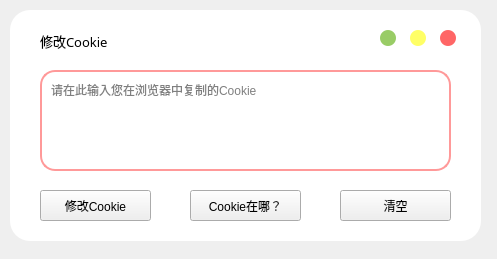
<?xml version="1.0" encoding="UTF-8"?>
<ui version="4.0">
 <class>Form</class>
 <widget class="QWidget" name="Form">
  <property name="geometry">
   <rect>
    <x>0</x>
    <y>0</y>
    <width>497</width>
    <height>259</height>
   </rect>
  </property>
  <property name="windowTitle">
   <string>修改Cookie</string>
  </property>
  <property name="windowIcon">
   <iconset resource="images_dl.qrc">
    <normaloff>:/Icon/images/bilidownloader.ico</normaloff>:/Icon/images/bilidownloader.ico</iconset>
  </property>
  <property name="styleSheet">
   <string notr="true">*{
	font:9pt &quot;微软雅黑&quot;;
}
/* 主体颜色
.QWidget#centralwidget{
	background-color: rgb(156, 156, 156);
	border-radius:20px;
} */
.QWidget#mainwidget{
	background-color: rgb(255, 255, 255);
	border-radius:20px;
}

/* 编辑框样式 */
QLineEdit{
	border-radius: 15px;
	border: 2px solid rgb(255, 153, 153);
	padding-left: 5px;
	padding-right: 27px;
}
QLineEdit:hover{
	background-color: rgb(255, 238, 238);
}

/* 按钮样式 */
QPushButton[flat=&quot;false&quot;]{
	background-color: rgb(255, 153, 153);
	color: rgb(255, 255, 255);
	border-radius: 15px;
	font: 75 9pt &quot;微软雅黑&quot;;
}
QPushButton:hover{
	background-color: qlineargradient(spread:pad, x1:0, y1:0, x2:1, y2:1, stop:0 rgba(255, 153, 153, 255), stop:1 rgba(255, 136, 136, 255));
}
QPushButton:pressed{
	background-color: qlineargradient(spread:pad, x1:0, y1:0, x2:1, y2:1, stop:0 rgba(190, 115, 115, 255), stop:1 rgba(255, 153, 153, 255));
}
QPushButton#btnclose{
	background-color: rgb(255, 102, 102);
	border-radius:8px;
}
QPushButton#btnclose:pressed{
	background-color: rgb(200, 80, 80);
}
QPushButton#btnmax{
	background-color: rgb(255, 255, 102);
	border-radius:8px;
}
QPushButton#btnmax:pressed{
	background-color: rgb(195, 195, 78);
}
QPushButton#btnmin{
	background-color: rgb(153, 204, 102);
	border-radius:8px;
}
QPushButton#btnmin:pressed{
	background-color: rgb(126, 168, 83);
}

/* 进度条样式 */
QProgressBar{
	border: 2px solid rgb(255, 153, 153);
	height: 10px;
	background-color: rgb(255, 255, 255);
	font: 75 10pt &quot;微软雅黑&quot;;
	border-radius:6px;
	color: rgb(0, 0, 0);
}
QProgressBar::chunk{
	background-color: rgb(255, 204, 153);
	border-radius:6px;
}

/* 选择表样式 */
QListWidget{
	border: 2px solid rgb(255, 153, 153);
	border-radius:15px;
	padding: 5px;
}
QListWidget::item{
	border: 1px dashed rgb(255, 204, 153);
	border-radius: 5px
}
QListWidget::item:hover{
	background-color: rgb(255, 204, 153);
}
QListWidget::item:focus{
	color: rgb(0, 0, 0);
}

/* 选择框样式 */
QComboBox{
	border-radius: 15px;
	border: 2px solid rgb(255, 153, 153);
	padding-left: 5px;
	padding-right: 5px;
}
QComboBox:hover{
	background: rgb(255, 238, 238)
}
QComboBox QAbstractItemView{
	border: 2px solid rgb(255, 153, 153);
	selection-background-color: rgb(255, 204, 153)
}
QComboBox::drop-down {
     subcontrol-origin: padding;
     subcontrol- position :  top  left;
     width :  28px ;
     border: none;
}
QComboBox::down-arrow{
	image: url(:/combo/images/dd.png);
}
QComboBox::down-arrow:hover{
	image: url(:/combo/images/dd1.png);
}
QComboBox::down-arrow:pressed{
	image: url(:/combo/images/dd2.png);
}

/* 文本框样式 */
QPlainTextEdit{
	border-radius: 15px;
	border: 2px solid rgb(255, 153, 153);
	padding: 5px;
}

/* Title Frame样式 */
QFrame#title{
	background-image: url(:/title/images/title.png);
}

/* 分组框样式 */
QGroupBox{
	border: 2px solid rgb(255, 153, 153);
	border-radius: 15px;
	margin-top: 2ex;
}
QGroupBox::title{
	subcontrol-origin: margin;
	subcontrol-position: top center;
	padding: 0 3px;
}

/* 组合框样式 */
/*QCheckBox{}*/
QFrame#title{
	border: none
}</string>
  </property>
  <widget class="QWidget" name="mainwidget" native="true">
   <property name="geometry">
    <rect>
     <x>10</x>
     <y>10</y>
     <width>471</width>
     <height>231</height>
    </rect>
   </property>
   <widget class="QPushButton" name="btnmax">
    <property name="geometry">
     <rect>
      <x>400</x>
      <y>20</y>
      <width>16</width>
      <height>16</height>
     </rect>
    </property>
    <property name="text">
     <string/>
    </property>
    <property name="flat">
     <bool>true</bool>
    </property>
   </widget>
   <widget class="QPushButton" name="btnclose">
    <property name="geometry">
     <rect>
      <x>430</x>
      <y>20</y>
      <width>16</width>
      <height>16</height>
     </rect>
    </property>
    <property name="text">
     <string/>
    </property>
    <property name="flat">
     <bool>true</bool>
    </property>
   </widget>
   <widget class="QPushButton" name="btnmin">
    <property name="geometry">
     <rect>
      <x>370</x>
      <y>20</y>
      <width>16</width>
      <height>16</height>
     </rect>
    </property>
    <property name="text">
     <string/>
    </property>
    <property name="flat">
     <bool>true</bool>
    </property>
   </widget>
   <widget class="QLabel" name="label">
    <property name="geometry">
     <rect>
      <x>30</x>
      <y>10</y>
      <width>111</width>
      <height>41</height>
     </rect>
    </property>
    <property name="font">
     <font>
      <family>微软雅黑</family>
      <pointsize>10</pointsize>
      <weight>9</weight>
      <italic>false</italic>
      <bold>false</bold>
     </font>
    </property>
    <property name="styleSheet">
     <string notr="true">*{
	font: 75 10pt &quot;微软雅黑&quot;;
}
</string>
    </property>
    <property name="text">
     <string>修改Cookie</string>
    </property>
   </widget>
   <widget class="QPlainTextEdit" name="edit_cookies">
    <property name="geometry">
     <rect>
      <x>30</x>
      <y>60</y>
      <width>411</width>
      <height>101</height>
     </rect>
    </property>
    <property name="placeholderText">
     <string>请在此输入您在浏览器中复制的Cookie</string>
    </property>
   </widget>
   <widget class="QPushButton" name="btn_editcookie">
    <property name="geometry">
     <rect>
      <x>30</x>
      <y>180</y>
      <width>111</width>
      <height>31</height>
     </rect>
    </property>
    <property name="text">
     <string>修改Cookie</string>
    </property>
   </widget>
   <widget class="QPushButton" name="btn_wherecookie">
    <property name="geometry">
     <rect>
      <x>180</x>
      <y>180</y>
      <width>111</width>
      <height>31</height>
     </rect>
    </property>
    <property name="text">
     <string>Cookie在哪？</string>
    </property>
   </widget>
   <widget class="QPushButton" name="btn_cleanplain">
    <property name="geometry">
     <rect>
      <x>330</x>
      <y>180</y>
      <width>111</width>
      <height>31</height>
     </rect>
    </property>
    <property name="text">
     <string>清空</string>
    </property>
   </widget>
  </widget>
 </widget>
 <resources>
  <include location="images_dl.qrc"/>
 </resources>
 <connections>
  <connection>
   <sender>btnclose</sender>
   <signal>clicked()</signal>
   <receiver>Form</receiver>
   <slot>close()</slot>
   <hints>
    <hint type="sourcelabel">
     <x>447</x>
     <y>37</y>
    </hint>
    <hint type="destinationlabel">
     <x>248</x>
     <y>129</y>
    </hint>
   </hints>
  </connection>
 </connections>
</ui>
